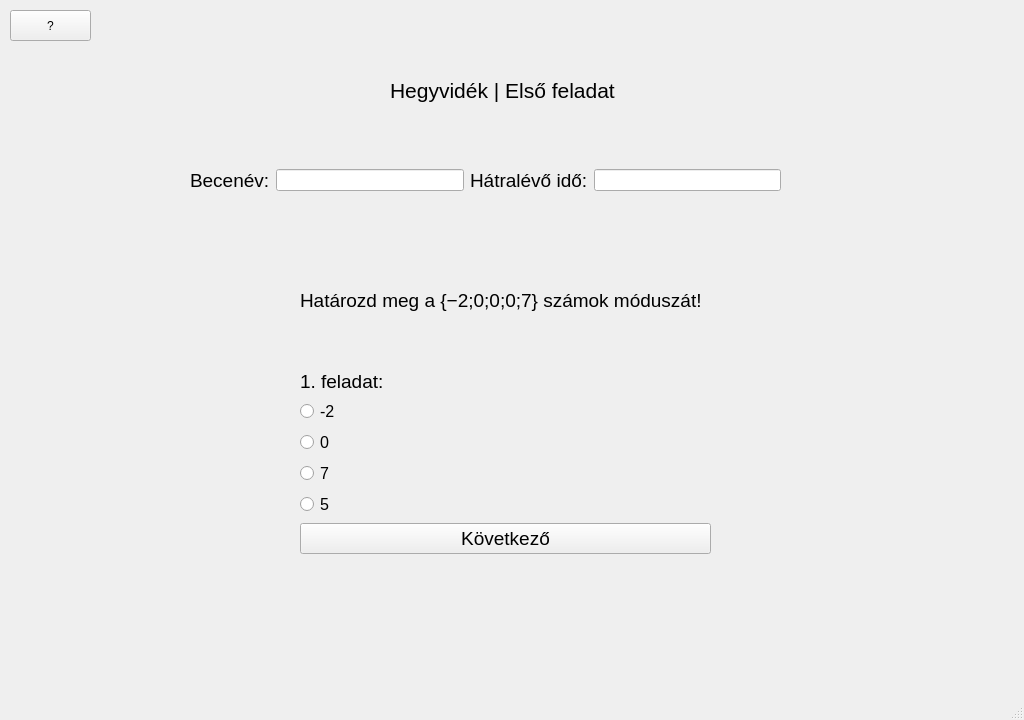
<?xml version="1.0" encoding="UTF-8"?>
<ui version="4.0">
 <class>ques1</class>
 <widget class="QMainWindow" name="ques1">
  <property name="geometry">
   <rect>
    <x>0</x>
    <y>0</y>
    <width>1024</width>
    <height>720</height>
   </rect>
  </property>
  <property name="windowTitle">
   <string>Játékos matematikai gyakorlóprogram</string>
  </property>
  <widget class="QWidget" name="centralwidget">
   <widget class="QLabel" name="label">
    <property name="geometry">
     <rect>
      <x>0</x>
      <y>-10</y>
      <width>1024</width>
      <height>720</height>
     </rect>
    </property>
    <property name="text">
     <string/>
    </property>
    <property name="pixmap">
     <pixmap>../szakdoga hátterek/game-background-cartoon-game-design-nature-asset-vector.jpg</pixmap>
    </property>
    <property name="scaledContents">
     <bool>true</bool>
    </property>
   </widget>
   <widget class="QLabel" name="label_4">
    <property name="geometry">
     <rect>
      <x>390</x>
      <y>70</y>
      <width>231</width>
      <height>41</height>
     </rect>
    </property>
    <property name="sizePolicy">
     <sizepolicy hsizetype="Expanding" vsizetype="Preferred">
      <horstretch>0</horstretch>
      <verstretch>0</verstretch>
     </sizepolicy>
    </property>
    <property name="font">
     <font>
      <pointsize>16</pointsize>
     </font>
    </property>
    <property name="cursor">
     <cursorShape>ArrowCursor</cursorShape>
    </property>
    <property name="text">
     <string>Hegyvidék | Első feladat</string>
    </property>
   </widget>
   <widget class="QWidget" name="horizontalLayoutWidget">
    <property name="geometry">
     <rect>
      <x>190</x>
      <y>140</y>
      <width>591</width>
      <height>81</height>
     </rect>
    </property>
    <layout class="QHBoxLayout" name="horizontalLayout">
     <item>
      <widget class="QLabel" name="label_2">
       <property name="font">
        <font>
         <pointsize>14</pointsize>
        </font>
       </property>
       <property name="text">
        <string>Becenév:</string>
       </property>
      </widget>
     </item>
     <item>
      <widget class="QLineEdit" name="T1">
       <property name="sizePolicy">
        <sizepolicy hsizetype="Expanding" vsizetype="Fixed">
         <horstretch>0</horstretch>
         <verstretch>0</verstretch>
        </sizepolicy>
       </property>
      </widget>
     </item>
     <item>
      <widget class="QLabel" name="label_3">
       <property name="font">
        <font>
         <pointsize>14</pointsize>
        </font>
       </property>
       <property name="text">
        <string>Hátralévő idő:</string>
       </property>
      </widget>
     </item>
     <item>
      <widget class="QLineEdit" name="T2">
       <property name="sizePolicy">
        <sizepolicy hsizetype="Expanding" vsizetype="Fixed">
         <horstretch>0</horstretch>
         <verstretch>0</verstretch>
        </sizepolicy>
       </property>
      </widget>
     </item>
    </layout>
   </widget>
   <widget class="QWidget" name="formLayoutWidget">
    <property name="geometry">
     <rect>
      <x>300</x>
      <y>370</y>
      <width>411</width>
      <height>251</height>
     </rect>
    </property>
    <layout class="QFormLayout" name="formLayout">
     <property name="labelAlignment">
      <set>Qt::AlignLeading|Qt::AlignLeft|Qt::AlignTop</set>
     </property>
     <item row="1" column="0">
      <widget class="QLabel" name="label_5">
       <property name="font">
        <font>
         <pointsize>14</pointsize>
        </font>
       </property>
       <property name="text">
        <string>1. feladat:</string>
       </property>
      </widget>
     </item>
     <item row="2" column="0">
      <widget class="QRadioButton" name="R1">
       <property name="font">
        <font>
         <pointsize>12</pointsize>
        </font>
       </property>
       <property name="text">
        <string>-2</string>
       </property>
      </widget>
     </item>
     <item row="3" column="0">
      <widget class="QRadioButton" name="R2">
       <property name="font">
        <font>
         <pointsize>12</pointsize>
        </font>
       </property>
       <property name="text">
        <string>0</string>
       </property>
      </widget>
     </item>
     <item row="4" column="0">
      <widget class="QRadioButton" name="R3">
       <property name="font">
        <font>
         <pointsize>12</pointsize>
        </font>
       </property>
       <property name="text">
        <string>7</string>
       </property>
      </widget>
     </item>
     <item row="6" column="0" colspan="2">
      <widget class="QPushButton" name="B1">
       <property name="font">
        <font>
         <pointsize>14</pointsize>
        </font>
       </property>
       <property name="text">
        <string>Következő</string>
       </property>
      </widget>
     </item>
     <item row="5" column="0">
      <widget class="QRadioButton" name="R4">
       <property name="font">
        <font>
         <pointsize>12</pointsize>
        </font>
       </property>
       <property name="text">
        <string>5</string>
       </property>
      </widget>
     </item>
    </layout>
   </widget>
   <widget class="QPushButton" name="button">
    <property name="geometry">
     <rect>
      <x>10</x>
      <y>10</y>
      <width>81</width>
      <height>31</height>
     </rect>
    </property>
    <property name="text">
     <string>?</string>
    </property>
   </widget>
   <widget class="QLabel" name="label_6">
    <property name="geometry">
     <rect>
      <x>300</x>
      <y>260</y>
      <width>411</width>
      <height>81</height>
     </rect>
    </property>
    <property name="font">
     <font>
      <pointsize>14</pointsize>
     </font>
    </property>
    <property name="text">
     <string>Határozd meg a {−2;0;0;0;7} számok móduszát!</string>
    </property>
    <property name="scaledContents">
     <bool>true</bool>
    </property>
   </widget>
   <widget class="QLabel" name="label_7">
    <property name="geometry">
     <rect>
      <x>20</x>
      <y>250</y>
      <width>191</width>
      <height>201</height>
     </rect>
    </property>
    <property name="text">
     <string/>
    </property>
    <property name="pixmap">
     <pixmap>../szakdoga hátterek/hegymászó felszerelés.png</pixmap>
    </property>
    <property name="scaledContents">
     <bool>true</bool>
    </property>
   </widget>
  </widget>
  <widget class="QMenuBar" name="menubar">
   <property name="geometry">
    <rect>
     <x>0</x>
     <y>0</y>
     <width>1024</width>
     <height>21</height>
    </rect>
   </property>
  </widget>
  <widget class="QStatusBar" name="statusbar"/>
 </widget>
 <resources/>
 <connections/>
</ui>
